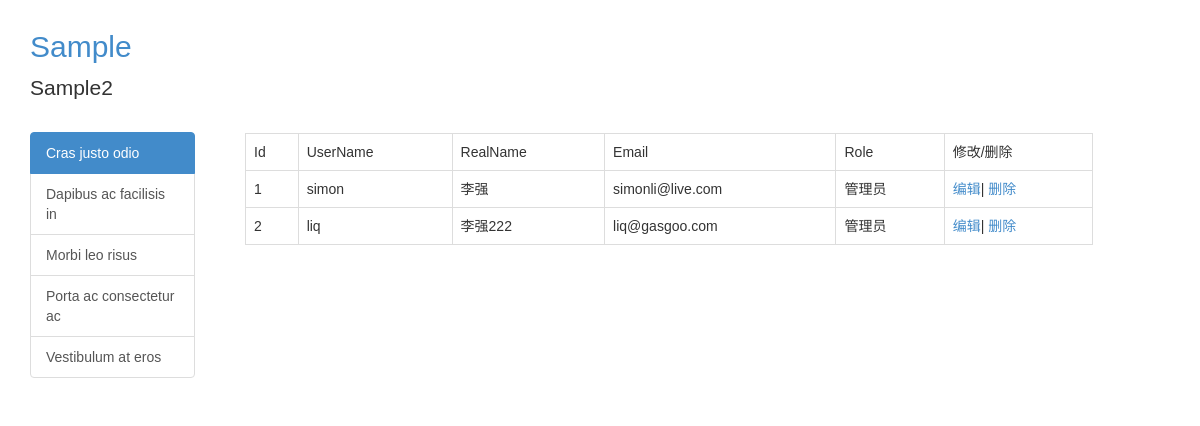
The app's page /auth/user/list, older data.
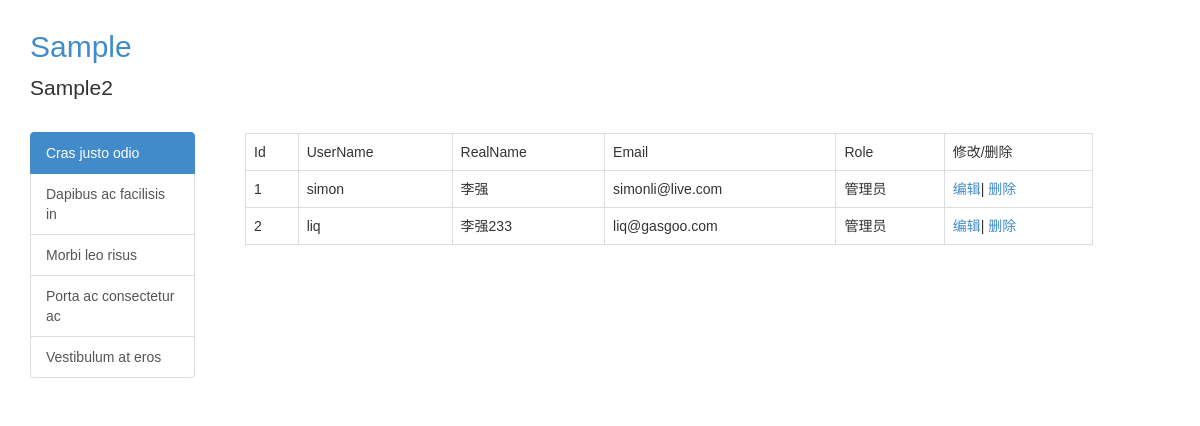
The same page, newer data.
### putidms/models/user.py (models this page shows, shortened)
class User(UserMixin, db.Model):
    __tablename__ = 'users'
    id = db.Column(db.Integer, primary_key=True, autoincrement=True)
    username = db.Column(db.String(50), nullable=False, unique=True, index=True)
    _password_hash = db.Column('password', db.String(255), nullable=False, server_default=u'')
    realname = db.Column(db.String(255))
    email = db.Column(db.String(255), nullable=False)
    last_login_time = db.Column(db.DateTime, default=datetime.now)
    last_login_ip = db.Column(db.String(50), default='')
    login_count = db.Column(db.Integer, nullable=False, default=0)
    is_active = db.Column(db.Boolean, nullable=False, default=True)
    role_id = db.Column(db.Integer, db.ForeignKey('roles.id'))
    create_user = db.Column(db.Integer)
    create_time = db.Column(db.DateTime)
    update_user = db.Column(db.Integer)
    update_time = db.Column(db.DateTime, default=datetime.utcnow)
    is_delete = db.Column(db.Integer,default=0)
    @property
    def password(self):
        raise AttributeError('password is not a readable attribute.')
    @password.setter
    def password(self, password):
        self._password_hash = generate_password_hash(password)

class Role(db.Model):
    __tablename__ = 'roles'
    id = db.Column(db.Integer, primary_key=True, autoincrement=True)
    name = db.Column(db.String(50), nullable=False, unique=True, index=True)
    show_name = db.Column(db.String(100))
    default = db.Column(db.Boolean, default=False, index=True)
    permissions = db.Column(db.Integer)
    users = db.relationship('User', backref='role', lazy='dynamic')

### putidms/auth/views.py (the view)
@mod.route('/user/list')
def user_list():
    users = User.query.all()
    return render_template('auth/user_list.html', users=users)

### putidms/templates/auth/user_list.html
{% extends 'base.html' %}
{% block content %}
    {% if users %}
        <table class="table table-bordered">
            <tr>
                <td>Id</td>
                <td>UserName</td>
                <td>RealName</td>
                <td>Email</td>
                <td>Role</td>
                <td>修改/删除</td>
            </tr>
            {% for u in users %}
                <tr>
                    <td>{{ u.id }}</td>
                    <td>{{ u.username }}</td>
                    <td>{{ u.realname }}</td>
                    <td>{{ u.email }}</td>
                    <td>{{ u.role.show_name }}</td>
                    <td><a href="{{ url_for('auth.user_edit',id=u.id) }}">编辑</a>|
                        <a href="{{ url_for('auth.user_delete',id=u.id) }}">删除</a>
                    </td>
                </tr>
            {% endfor %}
        </table>
    {% endif %}
{% endblock %}

Row changes from the older to the newer data that the page shows:
changed User "liq": realname "李强222" → "李强233"
